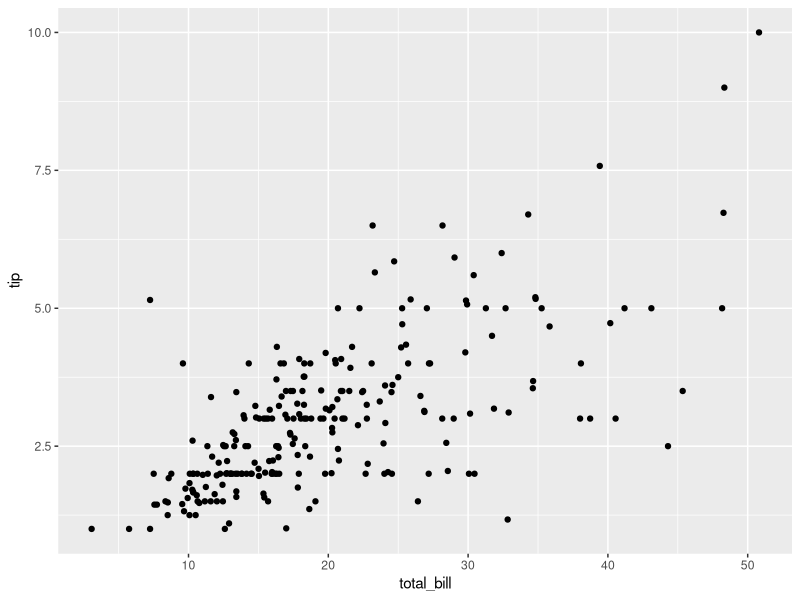
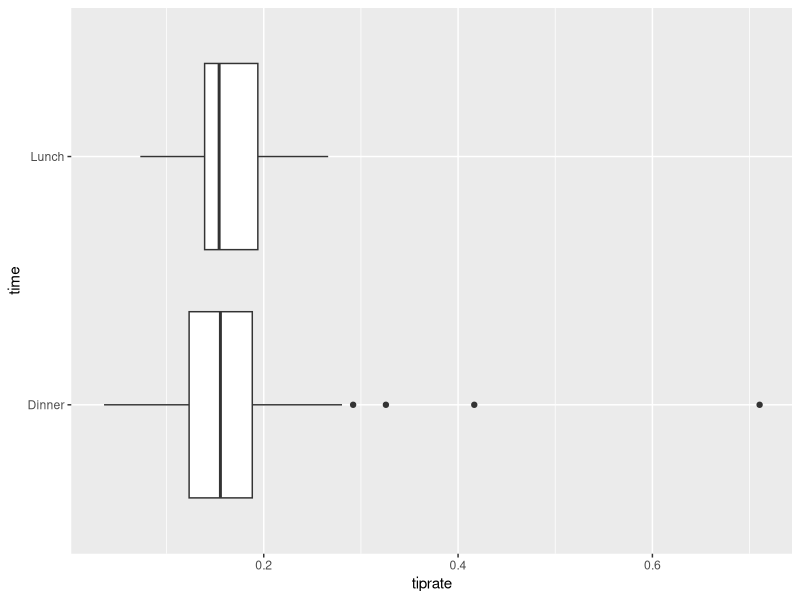
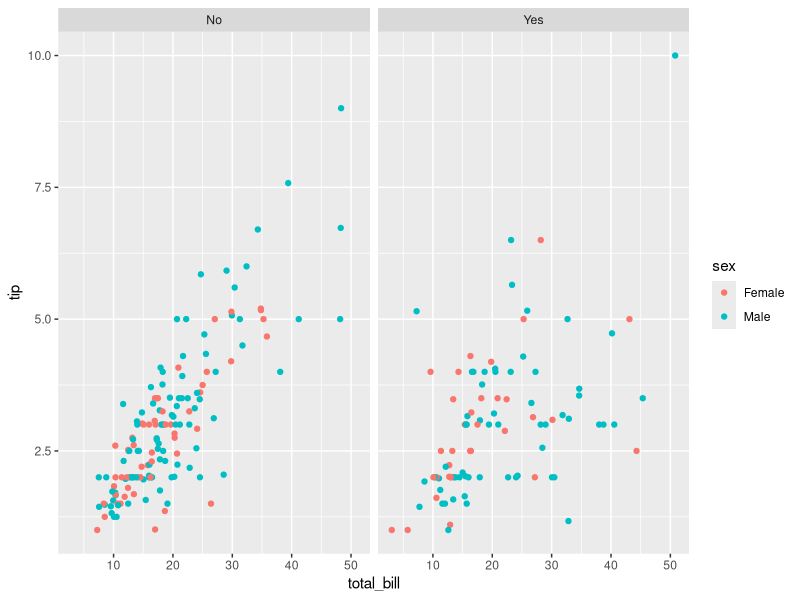
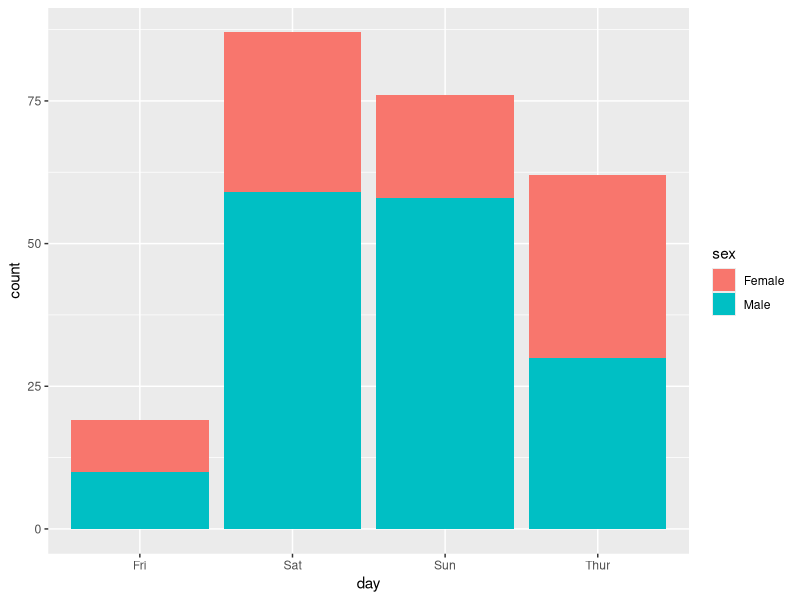

Generate these figures, in order, with R:
## ---- chunk 1
knitr::opts_chunk$set(echo = TRUE)
## ---- chunk 2
data(tips, package="reshape2")
library(ggplot2)
## ---- chunk 3
numParty <- nrow(tips)
numParty
## ---- chunk 4
summary(tips)
head(tips)
## ---- chunk 5
day <- tips$day
levels(factor(day, levels=c('Thur', 'Fri', 'Sat', 'Sun')))
day
## ---- chunk 6
female5 <- tips[tips$sex == 'Female' & tips$size >= 5, ]
str(female5)
female5
## ---- chunk 7
ggplot(data = tips, aes(x = total_bill, y = tip)) + geom_point()
## ---- chunk 8
tiprate <- tips$tip / tips$total_bill
summary(tiprate)
## ---- chunk 9
ggplot(data = tips, aes(x = time, y = tiprate)) + geom_boxplot() + coord_flip()
## ---- chunk 10
ggplot(data = tips, aes(x = total_bill, y  = tip, color = sex)) + geom_point() + facet_wrap(~smoker)
## ---- chunk 11
ggplot(data = tips, aes(x = day, fill = sex)) + geom_bar()
